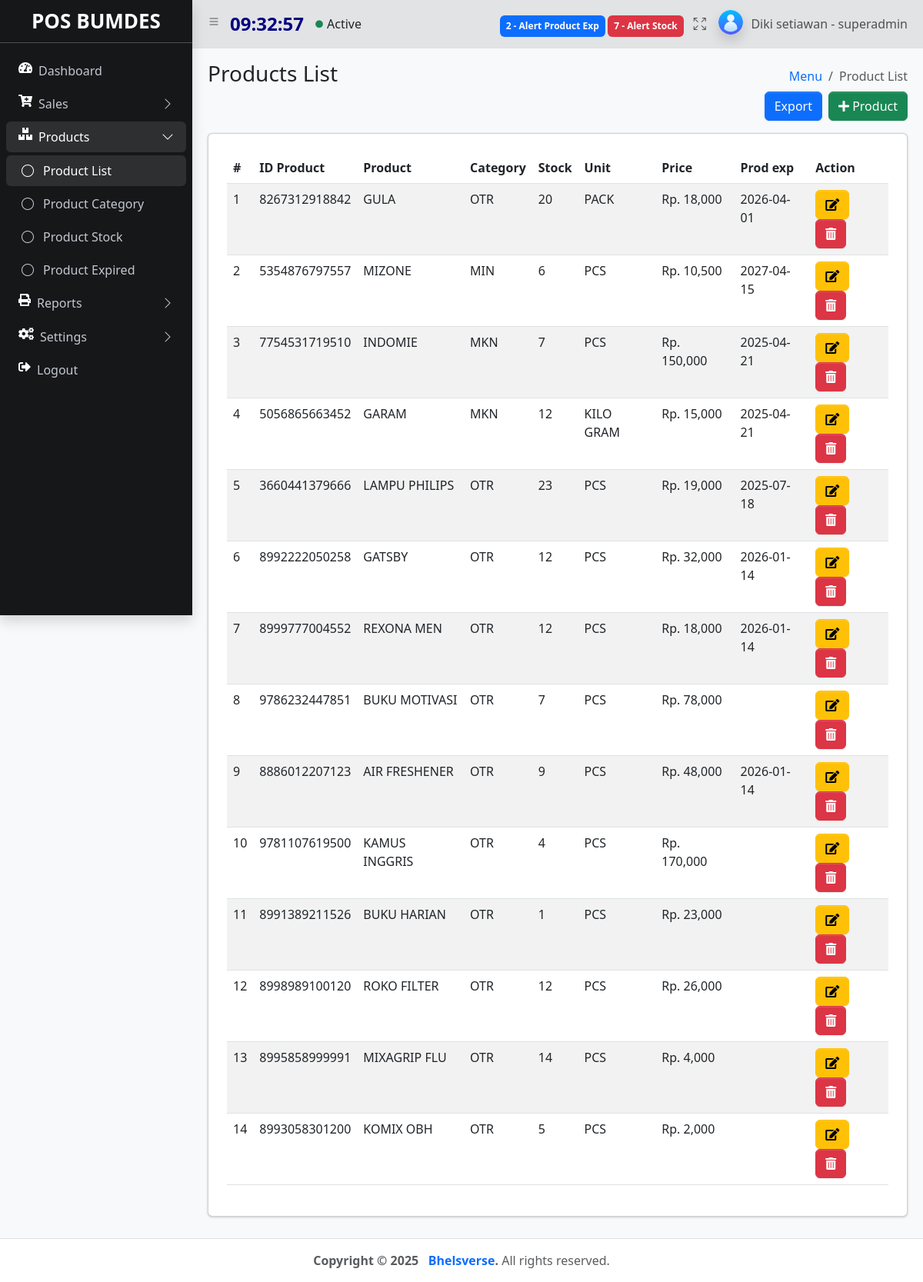
Page /index.php?&module=product&action=list (signed in) on the committed database.
### tables this page shows
CREATE TABLE `products` (
  `id` int(11) NOT NULL,
  `id_produk` varchar(50) NOT NULL,
  `nama_produk` varchar(100) NOT NULL,
  `id_kategori` varchar(11) NOT NULL,
  `stok` int(9) NOT NULL,
  `satuan` varchar(50) NOT NULL,
  `harga` int(9) NOT NULL,
  `product_exp` date DEFAULT NULL,
  `diskonitem` int(11) NOT NULL,
  `create_at` timestamp NOT NULL DEFAULT current_timestamp(),
  `update_at` timestamp NOT NULL DEFAULT current_timestamp()
);

CREATE TABLE `kategori` (
  `id_kategori` int(11) NOT NULL,
  `flag` text NOT NULL,
  `name` varchar(50) NOT NULL,
  `create_at` timestamp NOT NULL DEFAULT current_timestamp(),
  `update_at` timestamp NOT NULL DEFAULT current_timestamp()
);

### function/helper.php (called while the page is built, shortened)
<?php
function rupiah($nilai = 0){
    $string = "Rp. " . number_format($nilai);
    return $string;
}
?>

### module/product/list.php (the view, shortened to what this page needs)
<?php
  $id_produk = isset($_GET['id_produk']) ? $_GET['id_produk'] : false;
  mysqli_query($koneksi, "DELETE FROM products WHERE id_produk='$id_produk'");
  ?>
   <main class="app-main">
        <div class="app-content-header">
          <div class="container-fluid">
            <div class="row">
              <div class="col-sm-6"><h3 class="mb-0">Products List</h3></div>
              <div class="col-sm-6">
                <ol class="breadcrumb float-sm-end">
                  <li class="breadcrumb-item"><a href="#">Menu</a></li>
                  <li class="breadcrumb-item active" aria-current="page">Product List</li>
                </ol>
              </div>
            </div>
            <div class="row">
            <div class="d-grid gap-2 d-md-flex justify-content-md-end">
            <a href="<?php echo BASE_URL . "module/product/export.php"; ?>" class="btn btn-primary">Export</a>
            <button type="button" class="btn btn-success" data-bs-toggle="modal" data-bs-target="#staticBackdrop">
            <i class="fas fa-plus" style="color: #ffffff;"></i> Product
            </button>
              </div>
              </div>
              <div class="col mt-2">
                <div class="card  mt-3 p-4">
              <table id="example" class="table table-striped">
                    <thead>
                      <tr>
                        <th scope="col">#</th>
                        <th scope="col">ID Product</th>
                        <th scope="col">Product</th>
                        <th scope="col">Category</th>
                        <th scope="col">Stock</th>
                        <th scope="col">Unit</th>
                        <th scope="col">Price</th>
                        <th scope="col">Prod exp</th>
                        <th scope="col">Action</th>
                      </tr>
                    </thead>
                    <tbody>
                <?php
                $query = "SELECT products.id_produk, products.nama_produk, products.stok, products.satuan, products.harga,products.product_exp, kategori.flag as flag_kategori FROM products INNER JOIN kategori ON products.id_kategori = kategori.id_kategori";
                $result = mysqli_query($koneksi, $query);
                if($result->num_rows > 0){
                    $no=1;
                while ($item = mysqli_fetch_assoc($result)) {
                  echo "
                      <tr>
                        <td>$no</td>
                        <td>$item[id_produk]</td>
                        <td>$item[nama_produk]</td>
                        <td>$item[flag_kategori]</td>
                        <td>$item[stok]</td>
                        <td>$item[satuan]</td>
                        <td> ".rupiah($item['harga'])."</td>
                        <td> $item[product_exp]</td>
                        <td> <a href='" . BASE_URL . "index.php?&module=product&action=form&id_produk=$item[id_produk]' type='button' class='btn btn-warning' ><i class='fas fa-edit'></i></a>
                        <a href='" . BASE_URL . "index.php?&module=product&action=list&id_produk=$item[id_produk]&notifdelete=success' class='btn btn-danger'><i class='fas fa-trash-alt'></i></a></td>
                      </tr>";
                      $no++;
                    };
                   }else{
                    echo '<div class="alert alert-danger alert-dismissible fade show" role="alert">
                    <strong>Data belum ada!</strong> Silahkan inputkan data terlebih dahulu.
                    <button type="button" class="btn-close" data-bs-dismiss="alert" aria-label="Close"></button>
                  </div>';
                   } ?>
                    </tbody>
                  </table>
                </div>
              </div>
            </div>
          </div>
        </div>

### rows in the picture
products: id_produk "8267312918842", nama_produk "GULA", id_kategori.flag "OTR", stok "20", satuan "PACK", harga "Rp. 18,000", product_exp "2026-04-01"
products: id_produk "5354876797557", nama_produk "MIZONE", id_kategori.flag "MIN", stok "6", satuan "PCS", harga "Rp. 10,500", product_exp "2027-04-15"
products: id_produk "7754531719510", nama_produk "INDOMIE", id_kategori.flag "MKN", stok "7", satuan "PCS", harga "Rp. 150,000", product_exp "2025-04-21"
products: id_produk "5056865663452", nama_produk "GARAM", id_kategori.flag "MKN", stok "12", satuan "KILO GRAM", harga "Rp. 15,000", product_exp "2025-04-21"
products: id_produk "3660441379666", nama_produk "LAMPU PHILIPS", id_kategori.flag "OTR", stok "23", satuan "PCS", harga "Rp. 19,000", product_exp "2025-07-18"
products: id_produk "8992222050258", nama_produk "GATSBY", id_kategori.flag "OTR", stok "12", satuan "PCS", harga "Rp. 32,000", product_exp "2026-01-14"
products: id_produk "8999777004552", nama_produk "REXONA MEN", id_kategori.flag "OTR", stok "12", satuan "PCS", harga "Rp. 18,000", product_exp "2026-01-14"
products: id_produk "9786232447851", nama_produk "BUKU MOTIVASI", id_kategori.flag "OTR", stok "7", satuan "PCS", harga "Rp. 78,000"
products: id_produk "8886012207123", nama_produk "AIR FRESHENER", id_kategori.flag "OTR", stok "9", satuan "PCS", harga "Rp. 48,000", product_exp "2026-01-14"
products: id_produk "9781107619500", nama_produk "KAMUS INGGRIS", id_kategori.flag "OTR", stok "4", satuan "PCS", harga "Rp. 170,000"
products: id_produk "8991389211526", nama_produk "BUKU HARIAN", id_kategori.flag "OTR", stok "1", satuan "PCS", harga "Rp. 23,000"
products: id_produk "8998989100120", nama_produk "ROKO FILTER", id_kategori.flag "OTR", stok "12", satuan "PCS", harga "Rp. 26,000"
products: id_produk "8995858999991", nama_produk "MIXAGRIP FLU", id_kategori.flag "OTR", stok "14", satuan "PCS", harga "Rp. 4,000"
products: id_produk "8993058301200", nama_produk "KOMIX OBH", id_kategori.flag "OTR", stok "5", satuan "PCS", harga "Rp. 2,000"

### other values in the picture
$notifalertexp "2"
$notifalert "7"
$nama "Diki setiawan"
$role "superadmin"
